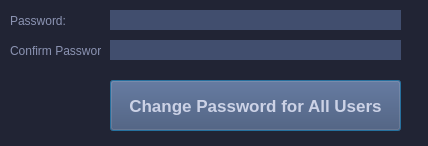
<?xml version="1.0" encoding="UTF-8"?>
<ui version="4.0">
 <class>chngpass</class>
 <widget class="QDialog" name="chngpass">
  <property name="geometry">
   <rect>
    <x>0</x>
    <y>0</y>
    <width>428</width>
    <height>146</height>
   </rect>
  </property>
  <property name="windowTitle">
   <string>Change Password for All Users</string>
  </property>
  <property name="styleSheet">
   <string notr="true">background-color: #212434
            </string>
  </property>
  <widget class="QLineEdit" name="passwd">
   <property name="geometry">
    <rect>
     <x>110</x>
     <y>10</y>
     <width>291</width>
     <height>20</height>
    </rect>
   </property>
   <property name="styleSheet">
    <string notr="true">background-color: #414E6E;color: #CCD2E6;border: none;</string>
   </property>
  </widget>
  <widget class="QLabel" name="label">
   <property name="geometry">
    <rect>
     <x>10</x>
     <y>10</y>
     <width>91</width>
     <height>21</height>
    </rect>
   </property>
   <property name="styleSheet">
    <string notr="true">color: #8B93B2;</string>
   </property>
   <property name="text">
    <string>Password:</string>
   </property>
  </widget>
  <widget class="QLabel" name="label_3">
   <property name="geometry">
    <rect>
     <x>10</x>
     <y>40</y>
     <width>91</width>
     <height>21</height>
    </rect>
   </property>
   <property name="styleSheet">
    <string notr="true">color: #8B93B2;</string>
   </property>
   <property name="text">
    <string>Confirm Password:</string>
   </property>
  </widget>
  <widget class="QLineEdit" name="pass_verify">
   <property name="geometry">
    <rect>
     <x>110</x>
     <y>40</y>
     <width>291</width>
     <height>20</height>
    </rect>
   </property>
   <property name="styleSheet">
    <string notr="true">background-color: #414E6E;color: #CCD2E6;border: none;</string>
   </property>
  </widget>
  <widget class="QPushButton" name="chngpass_button">
   <property name="geometry">
    <rect>
     <x>110</x>
     <y>80</y>
     <width>291</width>
     <height>51</height>
    </rect>
   </property>
   <property name="font">
    <font>
     <pointsize>13</pointsize>
     <weight>75</weight>
     <bold>true</bold>
    </font>
   </property>
   <property name="styleSheet">
    <string notr="true">QPushButton {
background-color:#414E6E;
color: #CCD2E6;
font-weight: bold;
}

QPushButton:hover {
background: rgba(139, 147, 178, .75);
}</string>
   </property>
   <property name="text">
    <string>Change Password for All Users</string>
   </property>
  </widget>
 </widget>
 <resources/>
 <connections/>
</ui>
